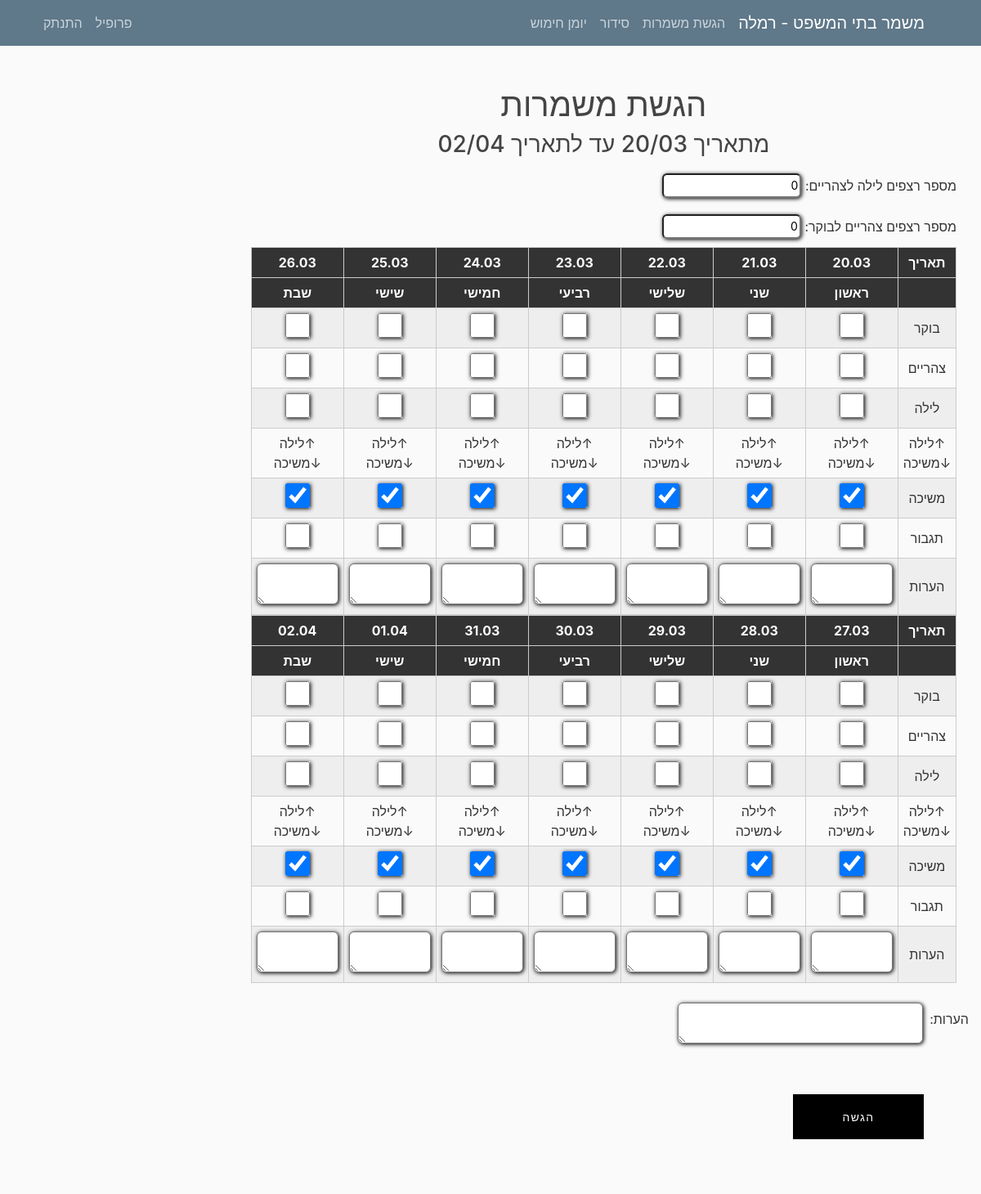
The page /serve/ (signed in) on the database as committed earlier.
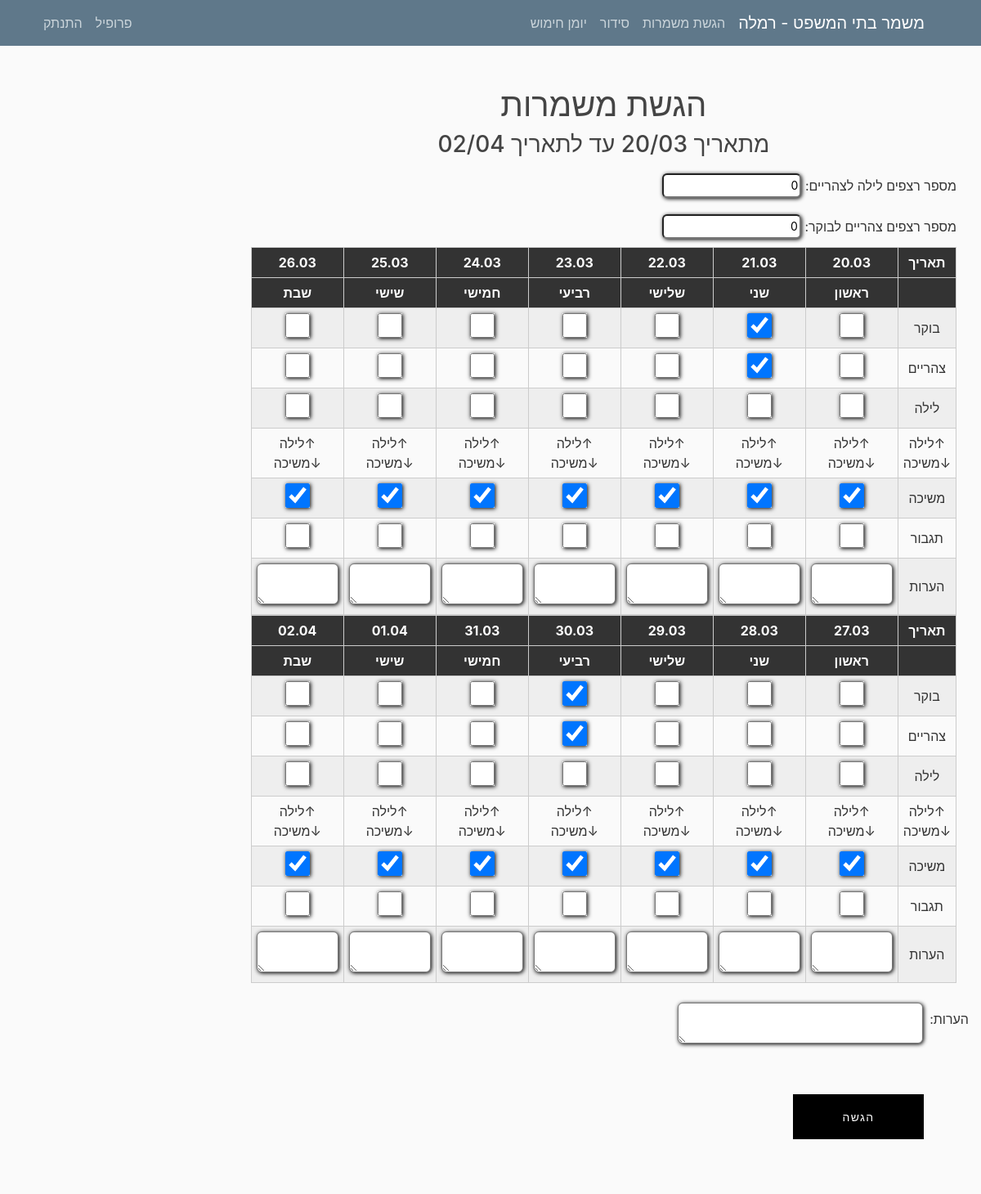
The same page on the database as committed later.
### mishmar/models.py (models this page shows, shortened)
class Shift1(models.Model):
    username = models.ForeignKey(User, on_delete=models.CASCADE)
    date = models.DateField(default=timezone.now)
    notes = models.TextField(max_length=200, blank=True, verbose_name="הערות")
    seq_night = models.IntegerField(default=0, verbose_name="מ\"ס רצפים לילה לצהריים")
    seq_noon = models.IntegerField(default=0, verbose_name="מ\"ס רצפים צהריים לבוקר")
    class Meta:
        verbose_name = "הגשה כללית"
        verbose_name_plural = "הגשות כלליות"

### mishmar/views.py (the view)
# urls.py: path("serve/", views.shift_view, name="Serve"),
@login_required
def shift_view(request):
    organization = Organization.objects.order_by('-date')[0]
    shifts_weeks_served = ShiftWeek.objects.all().filter(date=organization.date)
    forms = []
    for i in range(organization.num_weeks):
        forms.append("")
    form = None
    notes_text = ""
    empty = False
    settings = Settings.objects.last()
    submitting = settings.submitting
    user_settings = USettings.objects.all().filter(user=request.user).first()
    days = []
    for x in range(organization.num_weeks * 7):
        days.append(Organization.objects.order_by('-date')[0].date + datetime.timedelta(days=x))
    events = Event.objects.all()
    for x in range(organization.num_weeks * 7):
        if len(events.filter(date2=days[x])) > 0:
            for ev in events.filter(date2=days[x]):
                if user_settings.nickname == ev.nickname:
                    message = f'לא לשכוח בתאריך {ev.date2} יש {ev.description}. אם יש שינוי להודיע!'
                    message = translate_text(message, request.user, "hebrew")
                    messages.info(request, message)
                elif ev.nickname == 'כולם':
                    message = f'לא לשכוח בתאריך {ev.date2} יש {ev.description}'
                    message = translate_text(message, request.user, "hebrew")
                    messages.info(request, message)
                elif ev.nickname == 'מנהלים' and isStaff(request.user):
                    message = f'לא לשכוח בתאריך {ev.date2} יש {ev.description}'
                    message = translate_text(message, request.user, "hebrew")
                    messages.info(request, message)
                elif ev.nickname == 'אחמשים' and is_manager(request.user):
                    message = f'לא לשכוח בתאריך {ev.date2} יש {ev.description}'
                    message = translate_text(message, request.user, "hebrew")
                    messages.info(request, message)
    if request.method == 'POST':
        if not already_submitted(request.user):
            shift = Shift()
            for i in range(organization.num_weeks):
                new_form = ShiftWeekForm(request.POST)
                forms[i] = new_form
        else:
            last_date = Organization.objects.order_by('-date')[0].date
            shifts = Shift.objects.filter(date=last_date)
            shift = shifts.filter(username=request.user).first()
            notes_text = str(shift.notes)
            weeks = shifts_weeks_served.filter(username=request.user).order_by('num_week')
            for week in weeks:
                new_form = ShiftWeekForm(request.POST, instance=week)
                forms[week.num_week] = new_form
        shift.username = request.user
        shift.date = Organization.objects.order_by('-date')[0].date
        notes_area = request.POST.get("notesArea")
        shift.notes = notes_area
        shift.seq_night = request.POST.get(f"seq_night", 0)
        shift.seq_noon = request.POST.get(f"seq_noon", 0)
        error = False
        shift.save()
        if already_submitted(request.user):
            for form in forms:
                if not form.is_valid():
                    error = True
            if not error:
                for j in range(len(forms)):
                    forms[j].instance.username = request.user
                    forms[j].instance.date = Organization.objects.order_by('-date')[0].date
                    forms[j].instance.num_week = j
                    forms[j].instance = insert_shift_data(forms[j].instance, request, j)
                    forms[j].save()
            else:
                for j in range(organization.num_weeks):
                    weeks = ShiftWeek.objects.all().filter(date=organization.date).order_by('num_week')
                    new_shift = ShiftWeekForm(instance=weeks[j])
                    new_shift.username = request.user
                    new_shift.date = Organization.objects.order_by('-date')[0].date
                    new_shift.num_week = j
                    new_shift = insert_shift_data(new_shift, request, j)
            if not already_submitted(request.user):
                messages.success(request, translate_text(f'משמרות הוגשו בהצלחה!', request.user, "hebrew"))
            else:
                messages.success(request, translate_text(f'משמרות עודכנו בהצלחה!', request.user, "hebrew"))
            return redirect("Home")
        else:
            messages.error(request, translate_text(f'שינויים לא נשמרו!', request.user, "hebrew"))
    else:
        if not submitting:
            shifts = Shift.objects.order_by('-date')
            if len(shifts.filter(username=request.user, date=organization.date).order_by('-date')) > 0:
                shift = shifts.filter(username=request.user).order_by('-date')[0]
                weeks = shifts_weeks_served.filter(username=request.user).order_by('num_week')
                notes_text = str(shift.notes)
                for i in range(len(weeks)):
                    forms[i] = ShiftWeekViewForm(instance=weeks[i])
            else:
                empty = True
        elif not already_submitted(request.user):
            shift = Shift()
            for i in range(organization.num_weeks):
                forms[i] = ShiftWeekForm()
        else:
            last_date = Organization.objects.order_by('-date')[0].date
            shifts = Shift.objects.filter(date=last_date)
            shift = shifts.filter(username=request.user).first()
            notes_text = str(shift.notes)
            weeks = shifts_weeks_served.filter(username=request.user).order_by('num_week')
            for i in range(len(weeks)):
                forms[i] = ShiftWeekForm(instance=weeks[i])
    if not empty:
        context = {
            "form": shift,
            "days": days,
            "submitting": submitting,
            "notes_text": notes_text,
            "empty": empty,
            "manager": False,
            "forms": forms,
        }
    else:
        context = {
            "empty": empty,
            "manager": False,
        }
    return render(request, "mishmar/shifts.html", context)

### mishmar/views.py (called while the page is built)
def already_submitted(user):
    last_date = Organization.objects.order_by('-date')[0].date
    shifts = Shift.objects.filter(date=last_date)
    if len(shifts) == 0:
        return False
    else:
        if len(shifts.filter(username=user)) == 0:
            return False
    return True

@register.filter
def get_city(string):
    settings = Settings.objects.all().first()
    return settings.city

@register.filter
def isStaff(user):
    return user.groups.filter(name='staff').exists()

@register.filter
def getmonth(month):
    letter = month.lower()[0]
    if (letter >= 'a' and letter <= 'z'):
        return month
    else:
        months_he = ["ינו", "פבר", "מרץ", "אפר", "מאי", "יונ", "יול", "אוג", "ספט", "אוק", "נוב", "דצמ"]
        months = ["jan", "feb", "mar", "apr", "may", "jun", "jul", "aug", "sep", "oct", "nov", "dec"]
        return months[months_he.index(month)]

@register.filter
def getday(string):
    letter = datetime.datetime.now().strftime("%b").lower()[0]
    if (letter >= 'a' and letter <= 'z'):
        return datetime.datetime.now()
    return datetime.datetime.now()

### mishmar/templates/mishmar/shifts.html (shortened to what this page needs)
{% extends "mishmar/base.html" %}
{% load crispy_forms_filters %}
{% load crispy_forms_tags %}
{% block content %}
{% if request.user.username != 'metagber' %}
    {% if empty %}
        <h1>לא הגשת משמרות עדיין וכבר לא ניתן השבוע</h1>
    {% elif not submitting %}
        <h3>לא ניתן להגיש/לשנות משמרות כבר</h3>
        <h5>מתאריך {{ days|first|date:"d/m" }} עד לתאריך {{ days|last|date:"d/m" }} הגשה אחרונה: </h5>
        {% block view_form %}
    {% include "mishmar/ShiftView.html" %}
{% endblock %}
    {% else %}
    <h1>הגשת משמרות</h1>
<h3>מתאריך {{ days|first|date:"d/m" }} עד לתאריך {{ days|last|date:"d/m" }}</h3>
        <form method="POST">
        <fieldset class="form-group">
    {% block form %}
    {% include "mishmar/ShiftView.html" %}
{% endblock %}
            </fieldset>
            <div class="form-group">
            <div class="con buttons">
      <button class="but effect01" type="submit"><span>הגשה</span></button>
    </div>
     </div>
        </form>
    {% endif %}
    {% endif %}
{% endblock content %}

### mishmar/templates/mishmar/ShiftView.html (shortened to what the changed rows need)
<div style="padding:10px 0">
    {% if submitting %}
    <a>מספר רצפים לילה לצהריים: </a><input type="number" value="{{ form.seq_night }}" name="seq_night" id="id_seq_night">
    {% else %}
        <a>מספר רצפים לילה לצהריים: </a><input type="number" value="{{ form.seq_night }}" name="seq_night" id="id_seq_night" disabled>
    {% endif %}
</div>
<div style="padding:10px 0">
    {% if submitting %}
    <a>מספר רצפים צהריים לבוקר: </a><input type="number" value="{{ form.seq_noon }}" name="seq_noon" id="id_seq_noon">
    {% else %}
    <a>מספר רצפים צהריים לבוקר: </a><input type="number" value="{{ form.seq_noon }}" name="seq_noon" id="id_seq_noon" disabled>
    {% endif %}
</div>
{% for f in forms %}
<table class="responsive-table-input-matrix" style="align-items: center">
		<thead>
		<tr>
			<th>תאריך</th>
			{% for day in days|clip_days:forloop.counter0 %}
                <th>{{ day|date:"d.m" }}</th>
                {% endfor %}
		</tr>
		<tr>
			<th></th>
			<th>ראשון</th>
			<th>שני</th>
			<th>שלישי</th>
			<th>רביעי</th>
			<th>חמישי</th>
			<th>שישי</th>
			<th>שבת</th>
		</tr>
		</thead>
		<tbody>
		<tr style="align-content: end">
			<td>בוקר</td>
        {% for field in f|get_form_data:"M" %}
            {% if submitting %}
            {% if field|default_if_none:False == False %}
			<td><input type="checkbox" value="True" name="M{{ forloop.counter }}_{{ forloop.parentloop.counter0 }}"></td>
            {% else %}
            <td><input type="checkbox" value="True" name="M{{ forloop.counter }}_{{ forloop.parentloop.counter0 }}" checked></td>
            {% endif %}
            {% endif %}
            {% endfor %}
		</tr>
		<tr>
			<td>צהריים</td>
            {% for field in f|get_form_data:"A" %}
                {% if submitting %}
            {% if field|default_if_none:False == False %}
			<td><input type="checkbox" value="True" name="A{{ forloop.counter }}_{{ forloop.parentloop.counter0 }}"></td>
            {% else %}
            <td><input type="checkbox" value="True" name="A{{ forloop.counter }}_{{ forloop.parentloop.counter0 }}" checked></td>
            {% endif %}
                {% endif %}
            {% endfor %}
		</tr>
		<tr>
		<td>לילה</td>
            {% for field in f|get_form_data:"N" %}
                {% if submitting %}
            {% if field|default_if_none:False == False %}
			<td><input type="checkbox" value="True" name="N{{ forloop.counter }}_{{ forloop.parentloop.counter0 }}"></td>
            {% else %}
            <td><input type="checkbox" value="True" name="N{{ forloop.counter }}_{{ forloop.parentloop.counter0 }}" checked></td>
            {% endif %}
                {% endif %}
            {% endfor %}
		</tr>
        <tr>
		<td>↑לילה<br>↓משיכה</td>
			<td>↑לילה<br>↓משיכה</td>
			<td>↑לילה<br>↓משיכה</td>
            <td>↑לילה<br>↓משיכה</td>
            <td>↑לילה<br>↓משיכה</td>
            <td>↑לילה<br>↓משיכה</td>
            <td>↑לילה<br>↓משיכה</td>
            <td>↑לילה<br>↓משיכה</td>
		</tr>
        <tr>
			<td>משיכה</td>
            {% for field in f|get_form_data:"P" %}
                {% if submitting %}
            {% if field|default_if_none:False == False %}
			<td><input type="checkbox" value="True" name="P{{ forloop.counter }}_{{ forloop.parentloop.counter0 }}"></td>
            {% else %}
            <td><input type="checkbox" value="True" name="P{{ forloop.counter }}_{{ forloop.parentloop.counter0 }}" checked></td>
            {% endif %}
                {% endif %}
            {% endfor %}
		</tr>
        <tr>
			<td>תגבור</td>
            {% for field in f|get_form_data:"R" %}
                {% if submitting %}
            {% if field|default_if_none:False == False %}
			<td><input type="checkbox" value="True" name="R{{ forloop.counter }}_{{ forloop.parentloop.counter0 }}"></td>
            {% else %}
            <td><input type="checkbox" value="True" name="R{{ forloop.counter }}_{{ forloop.parentloop.counter0 }}" checked></td>
            {% endif %}
                {% endif %}
            {% endfor %}
		</tr>
		<tr>
			<td>הערות</td>
            {% for field in f|get_form_data:"notes" %}
                {% if submitting %}
                <td><textarea name="notes{{ forloop.counter }}_{{ forloop.parentloop.counter0 }}">{{ field|default_if_none:"" }}</textarea></td>
                {% else %}
                <td><textarea name="notes{{ forloop.counter }}_{{ forloop.parentloop.counter0 }}" disabled>{{ field|default_if_none:"" }}</textarea></td>
                {% endif %}
            {% endfor %}
		</tr>
		</tbody>
	</table>
{% endfor %}

Rows that differ between the two databases and show on the page:
added Shift1: seq_night "0", seq_noon "0"
Other text that changed with them:
form field seq_night: "0" → (not shown)
form field seq_noon: "0" → (not shown)
